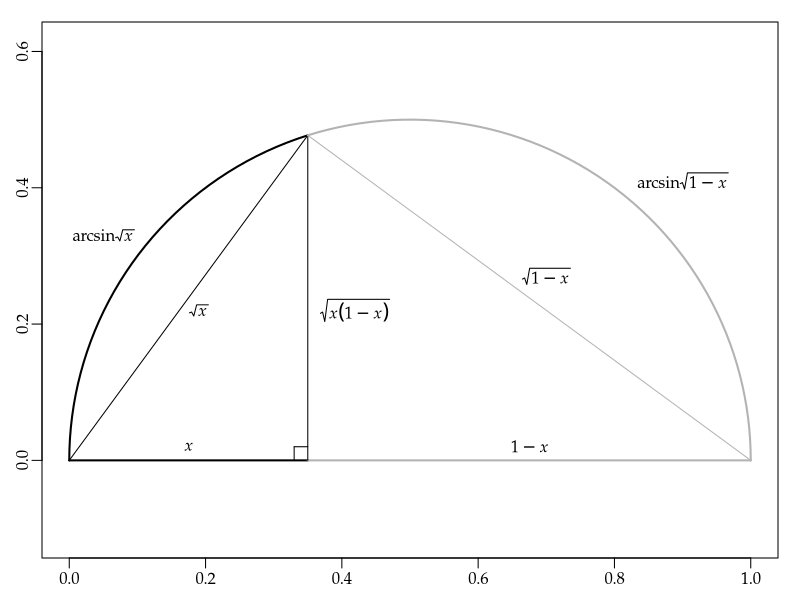

Reproduce this figure in R. (Note: this script raises an error after producing the figure.)
args = commandArgs()
basename = sub(".R$", "", sub("^--file=(.*/)?", "", args[grep("^--file=", args)]))
if (length(basename) != 0)
    pdf(file=paste0(basename, "_tmp.pdf"), colormodel="gray", width=7, height=4)
par(family="Palatino")
par(mgp=c(1.5,0.5,0)) # title and axis margins. default: c(3,1,0)
par(mar=c(2,2,1,1)+0.1) # bottom, left, top, right margins. default: c(5,4,4,2)+0.1

plot(NULL, xlim=c(0,1), ylim=c(0,0.5), asp=1, xlab="", ylab="")
segments(0, 0, 0.35, 0, lwd=2)
segments(0.35, 0, 1, 0, lwd=2, col=gray(0.7))
segments(0.35, 0, 0.35, sqrt(0.35*(1-0.35)))
segments(0, 0, 0.35, sqrt(0.35*(1-0.35)))
segments(1, 0, 0.35, sqrt(0.35*(1-0.35)), col=gray(0.7))
segments(0.33, 0, 0.33, 0.02)
segments(0.33, 0.02, 0.35, 0.02)
t1 = seq(pi, acos(-0.3), length.out=40)
t2 = seq(acos(-0.3), 0, length.out=60)
lines(cos(t1)/2+0.5, sin(t1)/2, lwd=2)
lines(cos(t2)/2+0.5, sin(t2)/2, lwd=2, col=gray(0.7))
text(0.35/2, 0.02, expression(italic(x)))
text((1+0.35)/2, 0.02, expression(1 - italic(x)))
text(0.19, 0.22, expression(sqrt(italic(x))))
text(0.7, 0.27, expression(sqrt(1 - italic(x))))
text(0.42, 0.22, expression(sqrt(italic(x) (1 - italic(x)))))
text(0.05, 0.33, expression("arcsin" * sqrt(italic(x))))
text(0.9, 0.41, expression("arcsin" * sqrt(1 - italic(x))))

dev.off()
embedFonts(paste0(basename, "_tmp.pdf"), outfile=paste0(basename, ".pdf"),
           options="-c \"<</NeverEmbed []>> setdistillerparams\" -f ")
